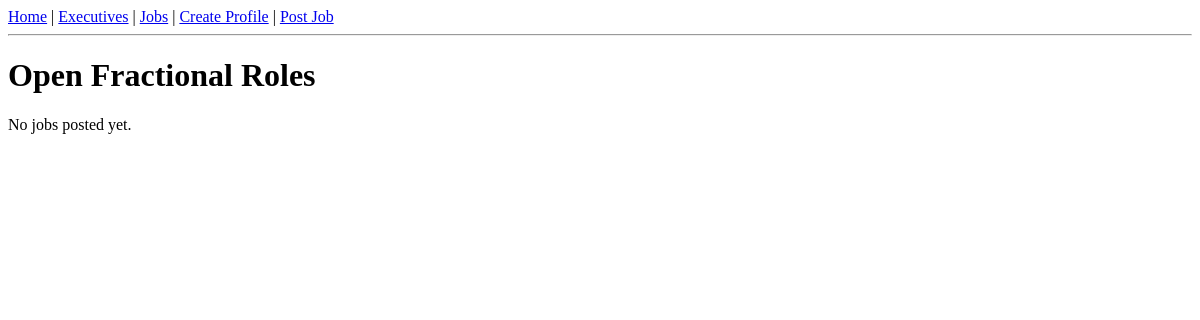
The app's page /jobs/, older data.
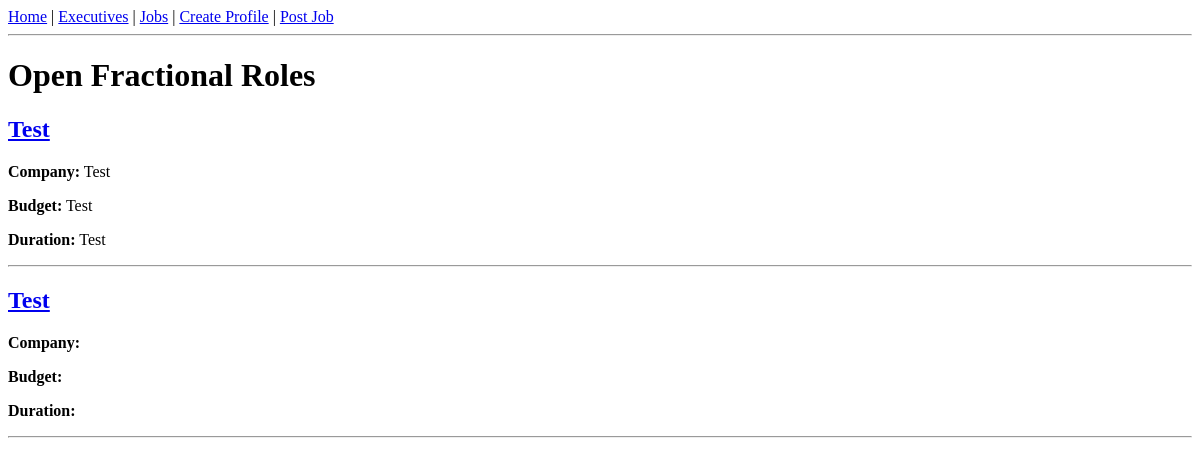
The same page, newer data.
### classifieds/models.py (models this page shows, shortened)
class Job(models.Model):
    title = models.CharField(max_length=160)
    company = models.CharField(max_length=160)
    description = models.TextField()                  # renamed from description_text
    duration_text = models.CharField(max_length=120, blank=True)  # e.g., "8–12 weeks"
    budget_text = models.CharField(max_length=120, blank=True)    # e.g., "$5–8k/mo"
    contact_email = models.EmailField()
    owner = models.ForeignKey(
        settings.AUTH_USER_MODEL, null=True, blank=True,
        on_delete=models.SET_NULL, related_name="jobs"
    )
    created_at = models.DateTimeField(auto_now_add=True)
    is_active = models.BooleanField(default=True)

### classifieds/views.py (the view)
# urls.py: path("", views.job_list, name="job_list"),
def job_list(request):
    jobs = Job.objects.order_by("-created_at")
    return render(request, "classifieds/job_list.html", {"jobs": jobs})

### classifieds/templates/classifieds/job_list.html (shortened to what this page needs)
<!DOCTYPE html>
<html>
<head>
</head>
<body>
    <nav>
        <a href="{% url 'home' %}">Home</a> |
        <a href="{% url 'exec_list' %}">Executives</a> |
        <a href="{% url 'job_list' %}">Jobs</a> |
        <a href="{% url 'create_profile' %}">Create Profile</a> |
        <a href="{% url 'post_job' %}">Post Job</a>
    </nav>
    <hr>
    <h1>Open Fractional Roles</h1>
    {% for job in jobs %}
        <div>
            <h2><a href="{% url 'job_detail' job.pk %}">{{ job.title }}</a></h2>
            <p><strong>Company:</strong> {{ job.company }}</p>
            <p><strong>Budget:</strong> {{ job.budget_text }}</p>
            <p><strong>Duration:</strong> {{ job.duration_text }}</p>
        </div>
        <hr>
    {% empty %}
        <p>No jobs posted yet.</p>
    {% endfor %}
</body>
</html>

Row changes from the older to the newer data that the page shows:
added Job: title "Test", company "Test", budget_text "Test", duration_text "Test"
added Job: title "Test"
Text that changed along with them:
text no longer shown: "No jobs posted yet."
